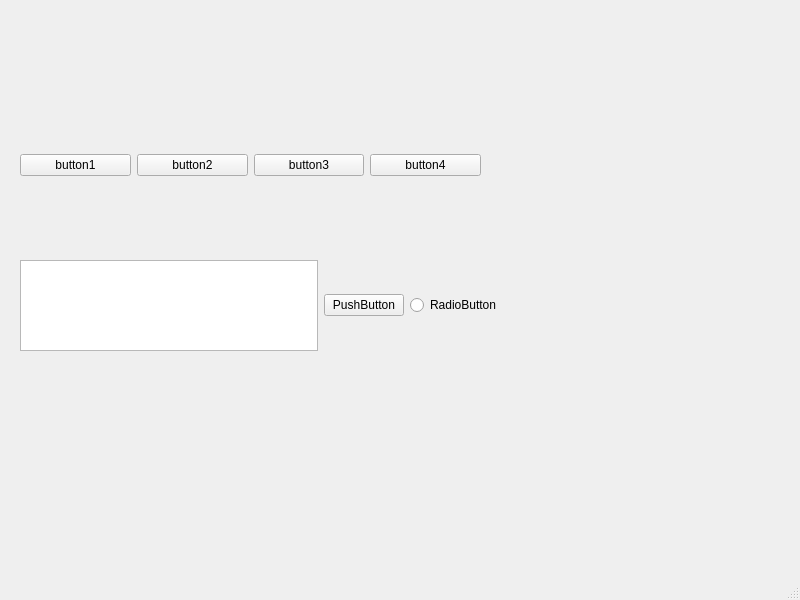
<?xml version="1.0" encoding="UTF-8"?>
<ui version="4.0">
 <class>MainWindow</class>
 <widget class="QMainWindow" name="MainWindow">
  <property name="geometry">
   <rect>
    <x>0</x>
    <y>0</y>
    <width>800</width>
    <height>600</height>
   </rect>
  </property>
  <property name="windowTitle">
   <string>MainWindow</string>
  </property>
  <widget class="QWidget" name="centralwidget">
   <widget class="QWidget" name="horizontalLayoutWidget">
    <property name="geometry">
     <rect>
      <x>20</x>
      <y>260</y>
      <width>481</width>
      <height>91</height>
     </rect>
    </property>
    <layout class="QHBoxLayout" name="horizontalLayout_2">
     <item>
      <widget class="QListView" name="listView"/>
     </item>
     <item>
      <widget class="QPushButton" name="pushButton_5">
       <property name="text">
        <string>PushButton</string>
       </property>
      </widget>
     </item>
     <item>
      <widget class="QRadioButton" name="radioButton">
       <property name="text">
        <string>RadioButton</string>
       </property>
      </widget>
     </item>
    </layout>
   </widget>
   <widget class="QWidget" name="">
    <property name="geometry">
     <rect>
      <x>20</x>
      <y>150</y>
      <width>461</width>
      <height>30</height>
     </rect>
    </property>
    <layout class="QHBoxLayout" name="horizontalLayout">
     <item>
      <widget class="QPushButton" name="pushButton">
       <property name="text">
        <string>button1</string>
       </property>
      </widget>
     </item>
     <item>
      <widget class="QPushButton" name="pushButton_2">
       <property name="text">
        <string>button2</string>
       </property>
      </widget>
     </item>
     <item>
      <widget class="QPushButton" name="pushButton_3">
       <property name="text">
        <string>button3</string>
       </property>
      </widget>
     </item>
     <item>
      <widget class="QPushButton" name="pushButton_4">
       <property name="text">
        <string>button4</string>
       </property>
      </widget>
     </item>
    </layout>
   </widget>
  </widget>
  <widget class="QMenuBar" name="menubar">
   <property name="geometry">
    <rect>
     <x>0</x>
     <y>0</y>
     <width>800</width>
     <height>26</height>
    </rect>
   </property>
  </widget>
  <widget class="QStatusBar" name="statusbar"/>
 </widget>
 <resources/>
 <connections/>
</ui>
